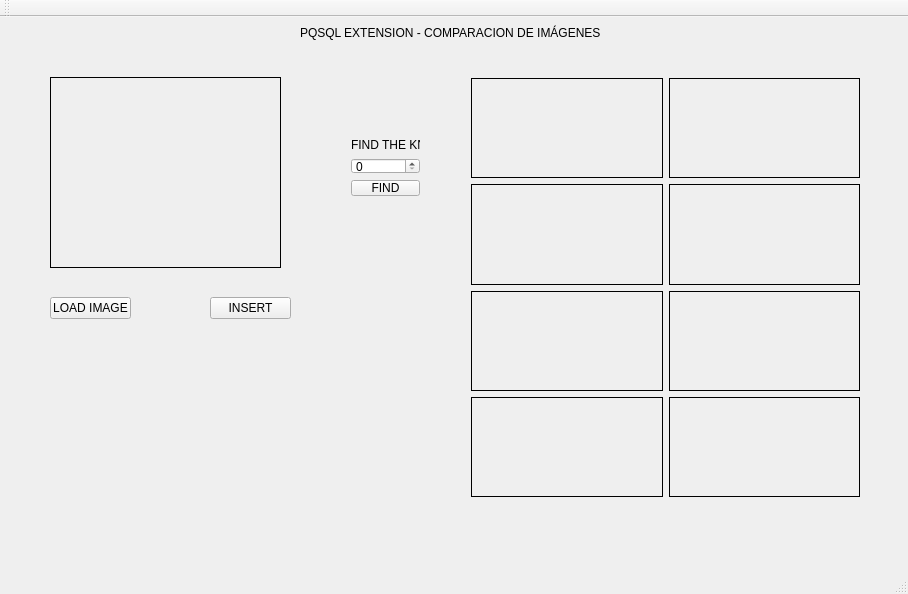
<?xml version="1.0" encoding="UTF-8"?>
<ui version="4.0">
 <class>MainWindow</class>
 <widget class="QMainWindow" name="MainWindow">
  <property name="geometry">
   <rect>
    <x>0</x>
    <y>0</y>
    <width>908</width>
    <height>594</height>
   </rect>
  </property>
  <property name="windowTitle">
   <string>MainWindow</string>
  </property>
  <widget class="QWidget" name="centralWidget">
   <widget class="QWidget" name="gridLayoutWidget">
    <property name="geometry">
     <rect>
      <x>460</x>
      <y>50</y>
      <width>411</width>
      <height>441</height>
     </rect>
    </property>
    <layout class="QGridLayout" name="gridLayout">
     <item row="0" column="1">
      <widget class="QLabel" name="label_2">
       <property name="frameShape">
        <enum>QFrame::Box</enum>
       </property>
       <property name="text">
        <string/>
       </property>
      </widget>
     </item>
     <item row="2" column="1">
      <widget class="QLabel" name="label_6">
       <property name="frameShape">
        <enum>QFrame::Box</enum>
       </property>
       <property name="text">
        <string/>
       </property>
      </widget>
     </item>
     <item row="3" column="0">
      <widget class="QLabel" name="label_7">
       <property name="frameShape">
        <enum>QFrame::Box</enum>
       </property>
       <property name="text">
        <string/>
       </property>
      </widget>
     </item>
     <item row="0" column="0">
      <widget class="QLabel" name="label_1">
       <property name="frameShape">
        <enum>QFrame::Box</enum>
       </property>
       <property name="text">
        <string/>
       </property>
      </widget>
     </item>
     <item row="3" column="1">
      <widget class="QLabel" name="label_8">
       <property name="frameShape">
        <enum>QFrame::Box</enum>
       </property>
       <property name="text">
        <string/>
       </property>
      </widget>
     </item>
     <item row="1" column="1">
      <widget class="QLabel" name="label_4">
       <property name="frameShape">
        <enum>QFrame::Box</enum>
       </property>
       <property name="text">
        <string/>
       </property>
      </widget>
     </item>
     <item row="1" column="0">
      <widget class="QLabel" name="label_3">
       <property name="frameShape">
        <enum>QFrame::Box</enum>
       </property>
       <property name="text">
        <string/>
       </property>
      </widget>
     </item>
     <item row="2" column="0">
      <widget class="QLabel" name="label_5">
       <property name="frameShape">
        <enum>QFrame::Box</enum>
       </property>
       <property name="text">
        <string/>
       </property>
      </widget>
     </item>
    </layout>
   </widget>
   <widget class="QLabel" name="label_title">
    <property name="geometry">
     <rect>
      <x>300</x>
      <y>0</y>
      <width>401</width>
      <height>31</height>
     </rect>
    </property>
    <property name="text">
     <string>PQSQL EXTENSION - COMPARACION DE IMÁGENES</string>
    </property>
   </widget>
   <widget class="QPushButton" name="pushButton">
    <property name="geometry">
     <rect>
      <x>50</x>
      <y>280</y>
      <width>81</width>
      <height>22</height>
     </rect>
    </property>
    <property name="text">
     <string>LOAD IMAGE</string>
    </property>
   </widget>
   <widget class="QWidget" name="gridLayoutWidget_2">
    <property name="geometry">
     <rect>
      <x>340</x>
      <y>110</y>
      <width>91</width>
      <height>80</height>
     </rect>
    </property>
    <layout class="QGridLayout" name="gridLayout_2">
     <item row="3" column="0">
      <widget class="QPushButton" name="pushButton_2">
       <property name="text">
        <string>FIND</string>
       </property>
      </widget>
     </item>
     <item row="2" column="0">
      <widget class="QSpinBox" name="spinBox"/>
     </item>
     <item row="0" column="0">
      <widget class="QLabel" name="label_11">
       <property name="text">
        <string>FIND THE KNN</string>
       </property>
      </widget>
     </item>
    </layout>
   </widget>
   <widget class="QPushButton" name="pushButton_3">
    <property name="geometry">
     <rect>
      <x>210</x>
      <y>280</y>
      <width>81</width>
      <height>22</height>
     </rect>
    </property>
    <property name="text">
     <string>INSERT</string>
    </property>
   </widget>
   <widget class="QLabel" name="label_mainimage">
    <property name="geometry">
     <rect>
      <x>50</x>
      <y>60</y>
      <width>231</width>
      <height>191</height>
     </rect>
    </property>
    <property name="frameShape">
     <enum>QFrame::Box</enum>
    </property>
    <property name="text">
     <string/>
    </property>
   </widget>
  </widget>
  <widget class="QMenuBar" name="menuBar">
   <property name="geometry">
    <rect>
     <x>0</x>
     <y>0</y>
     <width>908</width>
     <height>19</height>
    </rect>
   </property>
  </widget>
  <widget class="QToolBar" name="mainToolBar">
   <attribute name="toolBarArea">
    <enum>TopToolBarArea</enum>
   </attribute>
   <attribute name="toolBarBreak">
    <bool>false</bool>
   </attribute>
  </widget>
  <widget class="QStatusBar" name="statusBar"/>
 </widget>
 <layoutdefault spacing="6" margin="11"/>
 <resources/>
 <connections/>
</ui>
